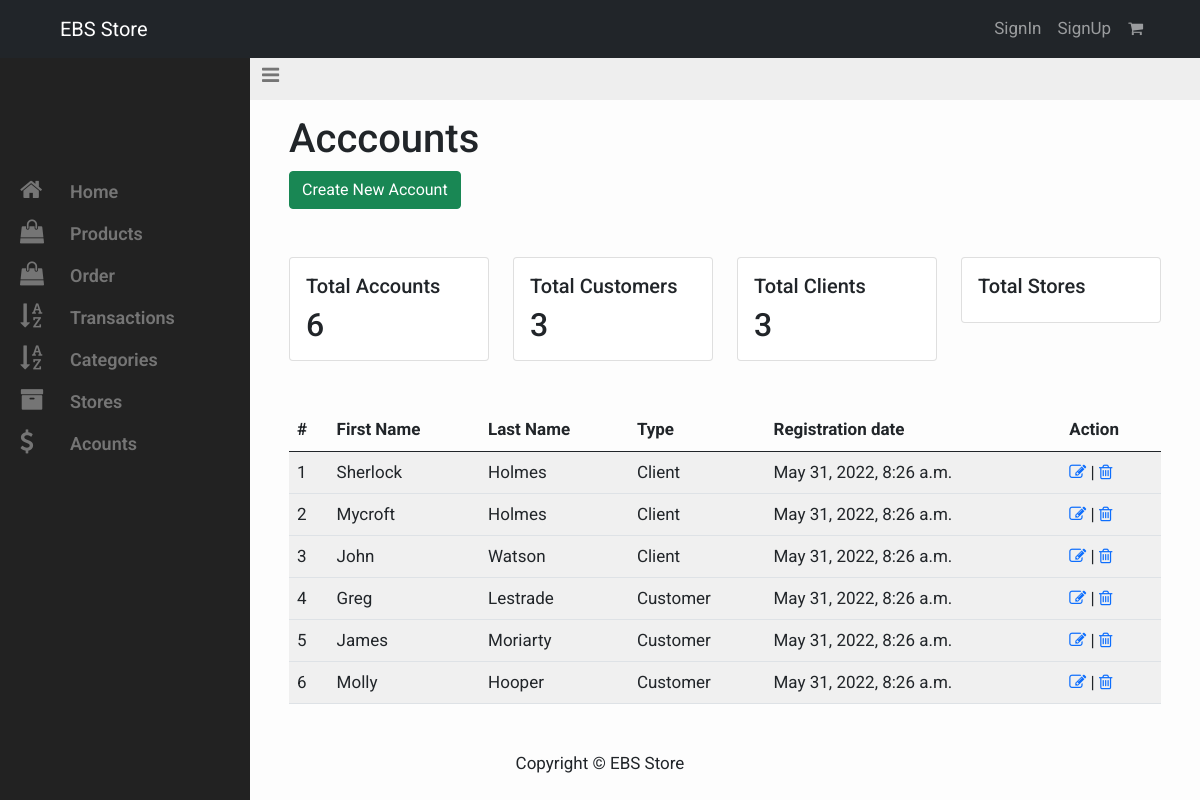
Page /admin-users-add on the earlier database version.
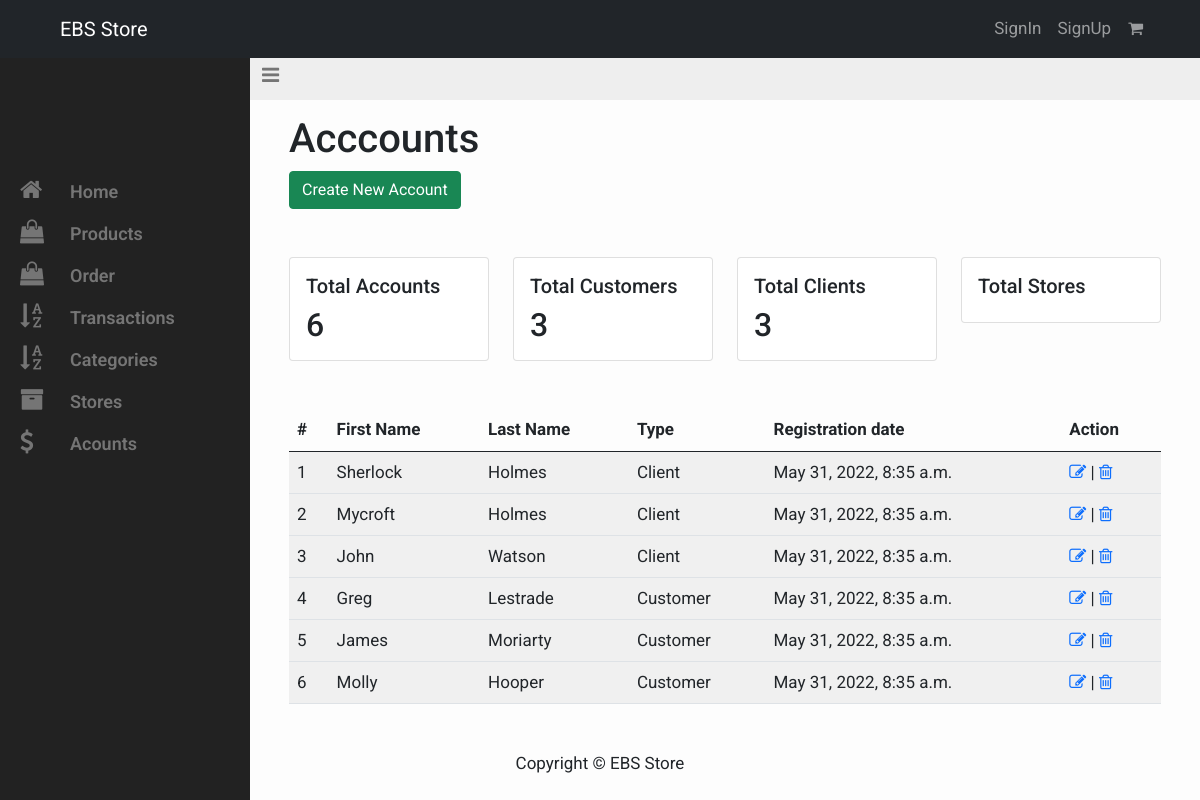
Same page on the later database version.
### account/models.py (models this page shows, shortened)
class UserAccount(AbstractBaseUser):
    username = models.CharField(max_length=255, unique=True)
    first_name=models.CharField(max_length=255)
    last_name=models.CharField(max_length=255)
    email = models.EmailField(max_length=255, unique=True)
    is_superuser = models.BooleanField(default=False)
    is_admin = models.BooleanField('Is Admin', default=False)
    is_staff = models.BooleanField(default=False)
    is_customer = models.BooleanField(default=True)
    is_client = models.BooleanField(default = False)
    user_type = models.PositiveIntegerField(choices=CHOICES, default=1)
    created_at = models.DateTimeField(auto_now_add=True)
    objects = UserAccountManager()
    USERNAME_FIELD = 'username'
    REQUIRED_FIELDS = ['first_name', 'last_name', 'email']

### store/views.py (the view)
# urls.py: path('admin-users-add', views.admin_user_add_view, name="admin_users_add"),
def admin_user_add_view(request):
    customers =  User.objects.filter(user_type = 1)
    clients =  User.objects.filter(user_type = 0)
    users =  User.objects.all()
    total_customers = customers.count()
    total_clients = clients.count()
    total_users = users.count()
    context = {
        'customers': customers, 'total_customers': total_customers,
        'clients': clients, 'total_clients': total_clients,
        'users': users, 'total_users': total_users,
        }
    return render(request, 'dashboard/accounts/admin_user_view.html', context)

### cart/cart.py (called while the page is built)
    def total_items(self):
        return len(self.cart)

### cart/context_processor.py (called while the page is built)
def cart(request):
    return {'cart': Cart(request)}

### templates/dashboard/accounts/admin_user_view.html (shortened to what this page needs)
{% extends "../admin_dashboard.html" %}
{%block dashboard_content%}
    <h1>Acccounts</h1>
    <a href="{%url 'admin_store_add_view'%}" class="btn btn-success"> Create New Account </a>
    <div class="row my-5">
            <div class="col-sm-3">
                <div class="card">
                    <div class="card-body">
                        <h5 class="card-title">Total Accounts</h5>
                        <h2 class="card-text">{{total_users}}</h2>
                    </div>
                </div>
            </div>
            <div class="col-sm-3">
                <div class="card">
                    <div class="card-body">
                        <h5 class="card-title">Total Customers</h5>
                        <h2 class="card-text">{{total_customers}}</h2>
                    </div>
                </div>
            </div>
            <div class="col-sm-3">
                <div class="card">
                    <div class="card-body">
                        <h5 class="card-title">Total Clients </h5>
                        <h2 class="card-text">{{total_clients}}</h2>
                    </div>
                </div>
            </div>
            <div class="col-sm-3">
                <div class="card">
                    <div class="card-body">
                        <h5 class="card-title">Total Stores </h5>
                    </div>
                </div>
            </div>
          </div >
    {% if users %}
     <table class="table table-striped table-hover">
        <thead>
          <th>#</th>
          <th>First Name</th>
          <th>Last Name</th>
          <th>Type</th>
          <th>Registration date</th>
          <th>Action</th>
        </thead>
        <tbody>
      {% for store in users %}
          <tr>
            <td> {{store.id}}</td>
            <td>{{store.first_name}}</td>
            <td>{{store.last_name}}</td>
            <td>
              {% if store.user_type == 0 %}
                  Client
              {% else %}
                    Customer
              {% endif %}
            </td>
           <td>{{store.created_at}}</td>
            <td><a href="{% url 'admin_edit_store' store.id %}"> <i class="fa fa-edit"></i></a> |
              <a href="{% url 'admin_delete_store' store.id %}"><i class="fa fa-trash-o"></i></a></td>
            <tr>
          {% endfor %}
          </tbody>
      </table>
    {%else %}
          <p>No product added</p>
      {%endif%}
{%endblock%}

### templates/dashboard/admin_dashboard.html (shortened to what this page needs)
{% extends "../base.html" %}
{% load static%}
{% block head  %}<link
      href="{% static '/css/dashboard.css' %}"
      rel="stylesheet"
    />
 {% endblock %}
{%block content %}
<div>
  <div id="wrapper">
  <aside id="sidebar-wrapper">
    <ul class="sidebar sidebar-nav pt-5">
      <div class="sidebar-brand">
    </div>
      <li class="item">
        <a href="{%url 'dashboard'%}"><i class="fa fa-home"></i>Home</a>
      </li>
      <li class="item">
        <a href="{%url 'admin_products_views'%}"><i class="	fa fa-shopping-bag"></i>Products</a>
      </li>
      <li class="item">
        <a href="{%url 'order:admin_order_view'%}"><i class="	fa fa-shopping-bag"></i>Order</a>
      </li>
      <li class="item">
        <a href="#"><i class="fa fa-sort-alpha-asc"></i>Transactions</a>
      </li>
      <li class="item">
        <a href="{%url 'categories'%}"><i class="fa fa-sort-alpha-asc"></i>Categories</a>
      </li>
      <li class="item">
        <a href="{%url 'admin_stores_view'%}"><i class="fa fa-archive"></i>Stores</a>
      </li>
      <li class="item">
        <a href="{%url 'admin_users_view'%}"><i class="fa fa-dollar"></i>Acounts</a>
      </li>
    </ul>
  </aside>
  <div id="navbar-wrapper">
    <nav class="navbar navbar-inverse">
      <div class="container-fluid">
        <div class="navbar-header">
          <a href="#" class="navbar-brand" id="sidebar-toggle"><i class="fa fa-bars"></i></a>
        </div>
      </div>
    </nav>
  </div>
  <section id="content-wrapper">
      <div class="row">
        <div class="col-lg-12">
          <div class="container">
          {%block dashboard_content%}
          {% endblock dashboard_content%}
          </div>
      </div>
  </section>
</div>
{%endblock%}

### templates/base.html (shortened to what this page needs)
{% load static %}
<!DOCTYPE html>
<html>
  <head>
    {%block head %}{%endblock%}
    <link rel="stylesheet" href="https://cdnjs.cloudflare.com/ajax/libs/font-awesome/4.7.0/css/font-awesome.min.css">
    <link
      href="https://cdn.jsdelivr.net/npm/bootstrap@5.0.2/dist/css/bootstrap.min.css"
      rel="stylesheet"
    />
  </head>
  <body>
{% include "./components/primary_navbar.html"%}
    <div class="pt-5">
    {% block content %}{% endblock content %}
    </div>
    </div>
   {% include "./components/footer.html"%}
  </body>
</html>

### templates/components/primary_navbar.html (shortened to what this page needs)
    <nav class="navbar navbar-expand-md fixed-top navbar-dark bg-dark px-5 ">
      <div class="container-fluid">
        <a class="navbar-brand" href="{% url 'index' %}">EBS Store</a>
      </div>
        <div class="collapse navbar-collapse" style="float:right;" id="navbarSupportedContent">
          <ul class="navbar-nav me-auto mb-2 mb-lg-0">
          {% if request.user.is_authenticated  %}
              <li class="nav-item">
                <a class="nav-link active" aria-current="page" href="{% url 'dashboard' %}">Dashboard</a>
              </li>
              <li class="nav-item">
                <a class="nav-link" href="#">Profile</a>
              </li>
              <li class="nav-item">
                <a class="nav-link" href="{%url "logout"%}">Logout</a>
              </li>
          {% else %}
              <li class="nav-item">
                <a class="nav-link" href="{%url 'login_view' %}">SignIn</a>
              </li>
              <li class="nav-item">
                <a class="nav-link" href="{%url "register"%}">SignUp</a>
              </li>
          {% endif%}
          <li class="nav-item ">
            <a class="nav-link btn btn-link position-relative" href="{%url "cart:cart_detail"%}">
               <i class="fa fa-shopping-cart"></i>
              </a>
          </li>
          </ul>
        </div>
    </nav>

### templates/components/footer.html
 <footer class="py-3 bg-grey text-center">
      <p class="m-0 text-dark">Copyright &copy; EBS Store</p>
</footer>

### static/css/dashboard.css (style rules this page uses)
body { padding-bottom: 30px; position: relative; min-height: 100%; }
a { transition: background 0.2s, color 0.2s; }
#wrapper { padding-left: 0; transition: all 0.5s ease; position: relative; }
#sidebar-wrapper { z-index: 1000; position: fixed; left: 250px; width: 0; height: 100%; margin-left: -250px; overflow-y: auto; overflow-x: hidden; background: #222; transition: all 0.5s ease; }
.sidebar-brand { position: absolute; top: 0; width: 250px; text-align: center; padding: 20px 0; }
.sidebar-nav { position: absolute; top: 75px; width: 250px; margin: 0; padding: 0; list-style: none; }
.sidebar-nav > li { text-indent: 10px; line-height: 42px; }
.sidebar-nav > li a { display: block; text-decoration: none; color: #757575; font-weight: 600; font-size: 18px; }
.sidebar-nav > li > a i.fa { font-size: 24px; width: 60px; }
#navbar-wrapper { width: 100%; position: absolute; z-index: 2; }
#navbar-wrapper .navbar { border-width: 0 0 0 0; background-color: #eee; font-size: 24px; margin-bottom: 0; border-radius: 0; }
#navbar-wrapper .navbar a { color: #757575; }
#content-wrapper { width: 100%; position: absolute; padding: 15px; top: 100px; }
@media (min-width: 992px) { #wrapper { padding-left: 250px; } }
@media (min-width: 992px) { #sidebar-wrapper { width: 250px; } }
@media (min-width: 992px) { #navbar-wrapper { position: relative; } }
@media (min-width: 992px) { #content-wrapper { position: relative; top: 0; } }

Differences in the rows shown:
changed UserAccount "Sherlock": created_at "May 31, 2022, 8:26 a.m." → "May 31, 2022, 8:35 a.m."
changed UserAccount "Mycroft": created_at "May 31, 2022, 8:26 a.m." → "May 31, 2022, 8:35 a.m."
changed UserAccount "John": created_at "May 31, 2022, 8:26 a.m." → "May 31, 2022, 8:35 a.m."
changed UserAccount "Greg": created_at "May 31, 2022, 8:26 a.m." → "May 31, 2022, 8:35 a.m."
changed UserAccount "James": created_at "May 31, 2022, 8:26 a.m." → "May 31, 2022, 8:35 a.m."
changed UserAccount "Molly": created_at "May 31, 2022, 8:26 a.m." → "May 31, 2022, 8:35 a.m."
